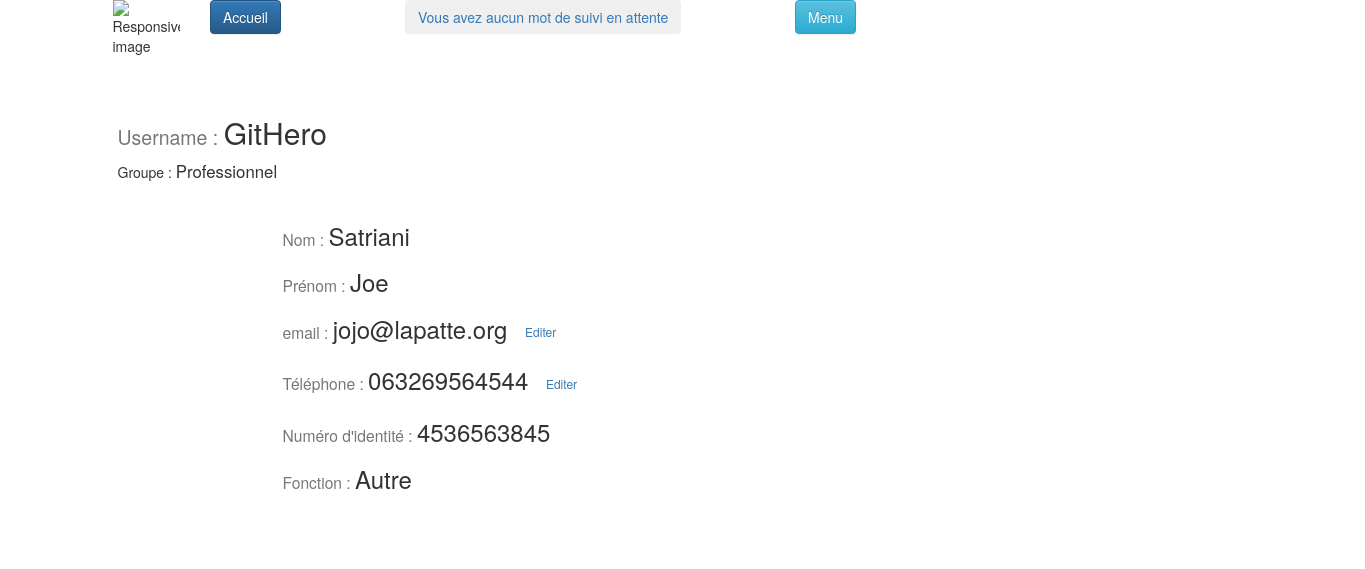
The app's page /tablecom/MyProfile (signed in) with its own data.
### tablecom/models.py (models this page shows, shortened)
class Profil(models.Model): #extend User proprieties
    user = models.OneToOneField(User,on_delete=models.CASCADE,default=1)
    rolePro = models.ForeignKey('CategoriePro', on_delete=models.CASCADE, default=0, verbose_name='Catégorie si professionnel')
    statusRL = models.CharField(max_length=20,default="NA", verbose_name="Catégorie si reponsable légal") #who it is ? parent ? tutor ? curator ?
    num_ident = models.CharField(verbose_name="Identifiant sécurité sociale", max_length=20)
    phone =  models.CharField(max_length=60, null=True)

class CategoriePro(models.Model):
    name = models.CharField(max_length=40)

### tablecom/views.py (the view)
# urls.py: path('MyProfile',views.MyProfile, name="MyProfile"),
def MyProfile(request):
    groupQS = request.user.groups.all()
    userGroupName = groupQS[0].name
    userProfil = Profil.objects.get(user_id=request.user.pk)
    roleProNum = Profil.objects.get(user_id=request.user.pk).rolePro_id
    nameRole = CategoriePro.objects.get(id=roleProNum).name
    print(userProfil)
    return render(request, 'tablecom/MyProfile.html',locals())

### tablecom/templates/tablecom/MyProfile.html (shortened to what this page needs)
<!DOCTYPE html>
{% extends "tablecom/base.html" %}
{% block content %}
<div class="container" style="background: white;padding: 40px 40px 20px 20px;" >
    <h2><small>Username : </small>{{ user.username }} </h2>  Groupe : <big>{{ userGroupName }}</big>
    <div class="container" style="background: white;margin: 20px 20px 20px 150px;" >
        <h3><small>Nom : </small>{{ user.last_name }}</h3>
        <h3><small>Prénom : </small>{{ user.first_name }}</h3>
        <h3><small>email : </small>{{ user.email }} <a href="{% url 'EditUserForm' 'email' %}" class="btn btn-outline-secondary btn-sm ">Editer</a> </h3>
        <h3><small>Téléphone : </small>{{ userProfil.phone }} <a href="{% url 'EditUserForm' 'phone' %}" class="btn btn-outline-secondary btn-sm ">Editer</a> </h3>
        <h3><small>Numéro d'identité : </small>{{ userProfil.num_ident }}</h3>
        {% if userGroupName == "Professionnel" %}
        <h3><small>Fonction : </small>{{ nameRole }}</h3>
        {% endif %}
    </div>
</div>
{% endblock %}

### records on screen
Profil: phone "063269564544", num_ident "4536563845"
CategoriePro: name "Autre"

### other values on screen
{{ user.username }} "GitHero"
{{ userGroupName }} "Professionnel"
{{ user.last_name }} "Satriani"
{{ user.first_name }} "Joe"
{{ user.email }} "jojo@lapatte.org"
